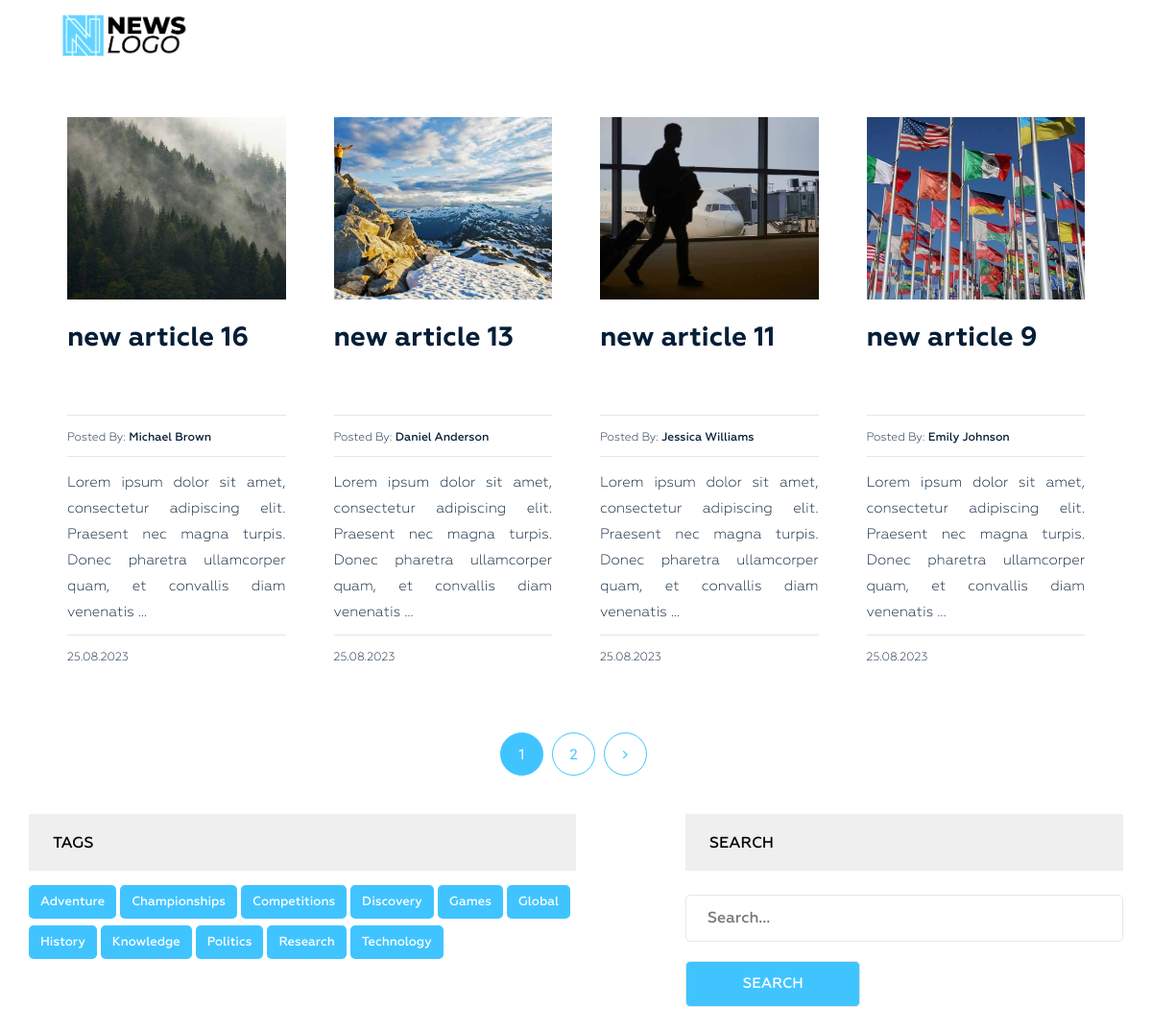
/tag/adventure/, run on the app's committed database.
### news/models.py (models this page shows, shortened)
class Post(models.Model):
    title = models.CharField(max_length=255, verbose_name='Name')
    slug = models.SlugField(max_length=255, unique=True, verbose_name='Link')
    author = models.CharField(max_length=100, verbose_name='Author')
    content = models.TextField(blank=True, verbose_name='Content')
    created_at = models.DateTimeField(auto_now_add=True, verbose_name='Published')
    photo = models.ImageField(upload_to='photos/%Y/%m/%d/', blank=True, verbose_name='Photo')
    views = models.IntegerField(default=0, verbose_name='Number of views')
    category = models.ForeignKey(Category, on_delete=models.PROTECT, related_name='posts', verbose_name='Category')
    tags = models.ManyToManyField(Tag, blank=True, related_name='posts', verbose_name='Tag')
    is_published = models.BooleanField(default=True)
    def get_absolute_url(self):
        return reverse('post', kwargs={"slug": self.slug})
    class Meta:
        verbose_name = 'Article(s)'
        verbose_name_plural = 'Articles'
        ordering = ['-created_at']

class Tag(models.Model):
    title = models.CharField(max_length=50)
    slug = models.SlugField(max_length=50, verbose_name='Slug_url', unique=True)
    def __str__(self):
        return self.title
    def get_absolute_url(self):
        return reverse('tag', kwargs={"slug": self.slug})
    class Meta:
        verbose_name = 'Tag'
        verbose_name_plural = 'Tags'
        ordering = ['title']

### news/views.py (the view)
# urls.py: path('tag/<str:slug>/', PostsByTag.as_view(), name='tag'),
class PostsByTag(ListView):
    template_name = 'news/tag.html'
    context_object_name = 'posts'
    paginate_by = 4
    allow_empty = False
    def get_queryset(self):
        queryset = Post.objects.filter(tags__slug=self.kwargs['slug']).order_by('-created_at')
        if not queryset.exists():
            raise Http404("No posts found with this tag.")
        return queryset
    def get_context_data(self, *, object_list=None, **kwargs):
        context = super().get_context_data(**kwargs)
        context['title'] = 'Записи по тегу: ' + str(Tag.objects.get(slug=self.kwargs['slug']))
        return context

### news/models.py (called while the page is built)
    def get_absolute_url(self):
        return reverse('category', kwargs={"slug": self.slug})

### news/templatetags/menu.py (called while the page is built)
@register.inclusion_tag('news/menu_tpl.html')
def show_menu(menu_class='menu'):
    categories = Category.objects.all()
    return {"categories": categories, "menu_class": menu_class}

### news/templatetags/sidebar.py (called while the page is built)
@register.inclusion_tag('news/tags_tpl.html')
def get_tags():
    tags = Tag.objects.all()
    return {"tags": tags}

### news/templates/news/tag.html (shortened to what this page needs)
{% extends 'base.html' %}
{% load static %}
{% load sidebar %}
{% block content %}
<section class="blog-post-area">
    <div class="container">
        <div class="row">
            <div class="blog-post-area-style">
                {% for post in posts %}
                    <div class="col-md-3">
                        <div class="single-post">
                            <div class="main-img">
                                {% if post.photo %}
                                <img src="{{ post.photo.url }}" alt="{{ post.title }}">
                                {% else %}
                                <img src="{% static 'img/no-image.jpeg'%}" alt="{{ post.title }}" height="201" width="300">
                                {% endif %}
                            </div>
                            <h3><a href="{{ post.get_absolute_url }}">{{ post.title|truncatewords_html:7|safe }}</a></h3>
                            <h4><span>Posted By: <span class="author-name">{{ post.author }}</span></span></h4>
                            <a href="{{ post.get_absolute_url }}"><p>{{ post.content|truncatewords_html:20|safe }}</p></a>
                            <h4><span>{{ post.created_at|date:"d.m.Y" }}</span></h4>
                        </div>
                    </div>
                {% endfor %}
            </div>
        </div>
        {% if page_obj.has_other_pages %}
            <div class="pegination">
                <div class="nav-links">
                    {% for p in page_obj.paginator.page_range %}
                        {% if page_obj.number == p %}
                        <span class="page-numbers current">{{ p }}</span>
                        {% elif p > page_obj.number|add:-3 and p < page_obj.number|add:3 %}
                        <a class="page-numbers" href="?page={{ p }}">{{ p }}</a>
                        {% endif %}
                    {% endfor %}
                    {% if page_obj.has_next %}
                    <a class="page-numbers" href="?page={{ page_obj.next_page_number }}"><i class="fa fa-angle-right" aria-hidden="true"></i></a>
                    {% endif %}
                </div>
            </div>
        {% endif %}
        <section class="main-nav single-blog-area">
            <div class="right-tags">
                {% get_tags %}
            </div>
            <div class="left-search newsletter">
                <h2 class="sidebar-title main-tl">Search</h2>
                <form action="{% url 'search' %}" method="get">
                    <input type="text" name="s" id="" placeholder="Search...">
                    <input type="submit" value="Search">
                </form>
            </div>
        </section>
    </div>
</section>
{% endblock %}

### news/templates/news/tags_tpl.html
<div class="tags">
    <h2 class="sidebar-title main-tl">Tags</h2>
    {% for tag in tags %}
    <p><a href="{{ tag.get_absolute_url }}">{{ tag.title }}</a></p>
    {% endfor %}
</div>

### news_app/static/style.css (style rules this page uses)
.main-nav { display: flex; justify-content: space-between; margin-bottom: 15px !important; }
.left-search { width: 40%; }
.right-tags { width: 50%; }
.main-tl { margin-top: 0px !important; }
section.blog-post-area img { width: 100%; }
section.blog-post-area .single-post { padding-right: 20px; margin: 40px 0px 0px; }
section.blog-post-area h4 span { font-family: Geometria; font-weight: 400; font-size: 12px; color: #061e37; text-decoration: none; }
section.blog-post-area h4 span.author-name { font-weight: 500; }
.blog-post-area .single-post h3 a { font-family: Geometria; font-size: 28px; font-weight: 700; text-decoration: none; color: #061e37; }
.blog-post-area .single-post p { color: #061e37; font-family: Geometria; font-size: 15px; font-weight: 400; line-height: 27px; padding-top: 14px; position: relative; text-align: justify; min-height: 170px; }
.blog-post-area .single-post h4 { margin-bottom: 12px; padding-top: 10px; position: relative; }
.blog-post-area .single-post h4::before { background: #e6e6e6 none repeat scroll 0 0; content: ""; height: 1px; position: absolute; top: 0; width: 100%; }
.blog-post-area .single-post p::before { background: #e6e6e6 none repeat scroll 0 0; content: ""; height: 1px; position: absolute; top: 0; width: 100%; }
.blog-post-area .single-post h3 { margin: 25px 0 15px; min-height: 80px; }
.single-post a { text-decoration: none !important; }
.blog-post-area .pegination { margin-top: 60px; }
.blog-post-area .pegination .nav-links { margin: 0; padding: 0; text-align: center; }
.blog-post-area .pegination .nav-links .page-numbers { border: 1px solid #40c4ff; border-radius: 50%; color: #40c4ff; display: inline-block; font-family: "Roboto", sans-serif; font-size: 15px; font-weight: 400; height: 45px; line-height: 45px; list-style: outside none none; margin-right: 5px; text-align: center; width: 45px; }
.blog-post-area .blog-post-area-style { margin: 0 20px 0 40px; }
.blog-post-area .pegination .nav-links .page-numbers.current { background: #40c4ff; color: #fff; }
.blog-post-area .pegination .nav-links a { text-decoration: none; }
.single-blog-area { margin-bottom: 100px; display: flex; align-items: baseline; }
.single-blog-area h2 { color: #010101; font-family: Geometria; font-size: 38px; font-weight: 500; margin-bottom: 15иpx; margin-top: 45px; }
.single-blog-area p { font-family: Geometria; font-size: 15px; font-weight: 500; line-height: 35px; position: relative; text-align: justify; }
.single-blog-area form input { border: 1px solid #e6e6e6; margin-top: 10px; margin-bottom: 10px; padding: 12px 22px; border-radius: 5px; width: 100% }
.single-blog-area form input[placeholder] { color: #000; font-family: Geometria; font-size: 16px; font-weight: 500; }
.single-blog-area form { margin: 50px 0 0; position: relative; }
.single-blog-area h2.sidebar-title { background: #efefef none repeat scroll 0 0; color: #000; font-family: Geometria; font-size: 16px; font-weight: 500; margin-bottom: 15px; margin-top: 50px; padding: 21px 25px; text-transform: uppercase; }
.single-blog-area .tags p { background: #40c4ff none repeat scroll 0 0; border-radius: 5px; display: inline-block; font-family: Geometria; font-size: 13px; font-weight: 500; margin-right: 4px; padding: 0 12px; margin-bottom: 7px; }
.single-blog-area .tags p a { color: #fff; display: inline-block; text-decoration: none; }
.single-blog-area .newsletter form { margin: 15px 0 0; }
.single-blog-area .newsletter input[type="submit"] { width: 40%; min-width: 110px; background: #40c4ff; color: #fff; text-transform: uppercase; font-family: Geometria; font-size: 15px; font-weight: 500; }
.tags { margin-top: 40px; display: inline-table; }
.main-img { height: 190px; overflow: hidden; margin-top: 50px; display: flex; align-items: center; justify-content: center; }
.main-img img { height: 100% !important; width: 100% !important; object-fit: cover !important; object-position: center !important; }
form input { outline: none; }

### news_app/static/slider.css (style rules this page uses)
p { position: relative; font-size: 24px; text-align: center; display: block; align-items: center; vertical-align: center; }
.overlay-content p, a { color: #ffffff; }

### data on the page
Post: photo (picture), title "new article 16", author "Michael Brown", content "Lorem ipsum dolor sit amet, consectetur adipiscing elit. Praesent nec magna turpis. Donec pharetra ullamcorper quam, et convallis diam venenatis …", created_at "25.08.2023"
Post: photo (picture), title "new article 13", author "Daniel Anderson", content "Lorem ipsum dolor sit amet, consectetur adipiscing elit. Praesent nec magna turpis. Donec pharetra ullamcorper quam, et convallis diam venenatis …", created_at "25.08.2023"
Post: photo (picture), title "new article 11", author "Jessica Williams", content "Lorem ipsum dolor sit amet, consectetur adipiscing elit. Praesent nec magna turpis. Donec pharetra ullamcorper quam, et convallis diam venenatis …", created_at "25.08.2023"
Post: photo (picture), title "new article 9", author "Emily Johnson", content "Lorem ipsum dolor sit amet, consectetur adipiscing elit. Praesent nec magna turpis. Donec pharetra ullamcorper quam, et convallis diam venenatis …", created_at "25.08.2023"
Tag: title "Adventure"
Tag: title "Championships"
Tag: title "Competitions"
Tag: title "Discovery"
Tag: title "Games"
Tag: title "Global"
Tag: title "History"
Tag: title "Knowledge"
Tag: title "Politics"
Tag: title "Research"
Tag: title "Technology"

### other printed values
{{ p }} "1"
{{ p }} "2"
